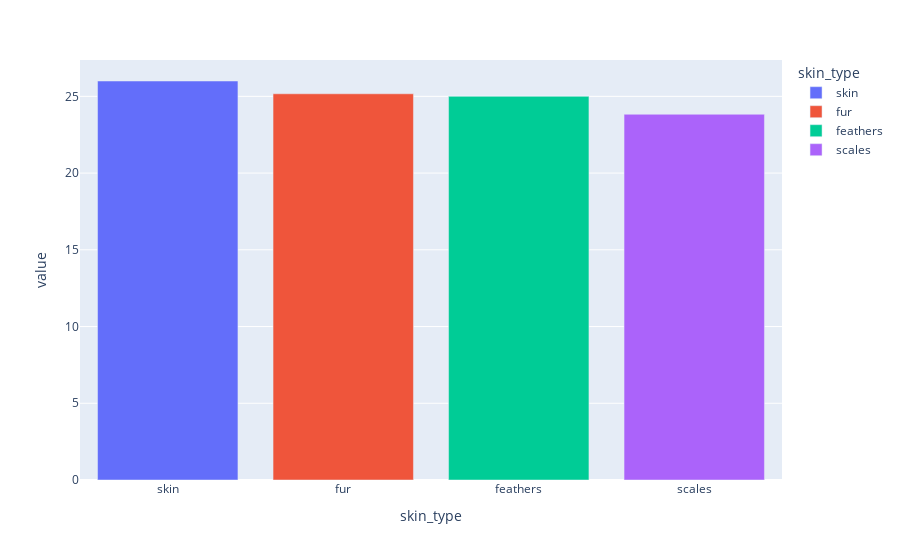

Notebook cell for this chart:
### Code cell
# Distribuição da variável 'skin_type' em %
percentual_skin_type= df_species_eda.value_counts('skin_type') / len(df_species_eda) * 100
px.bar(percentual_skin_type, color=percentual_skin_type.index)

### Figure 1 — Plotly figure (JSON) as saved in the notebook; plotly's stock layout.template omitted (floating-point values rounded to 4 significant figures)
{"data": [{"hovertemplate": "skin_type=%{x}<br>value=%{y}<extra></extra>", "legendgroup": "skin", "marker": {"color": "#636efa", "pattern": {"shape": ""}}, "name": "skin", "orientation": "v", "showlegend": true, "textposition": "auto", "type": "bar", "x": ["skin"], "xaxis": "x", "y": [26.0], "yaxis": "y"}, {"hovertemplate": "skin_type=%{x}<br>value=%{y}<extra></extra>", "legendgroup": "fur", "marker": {"color": "#EF553B", "pattern": {"shape": ""}}, "name": "fur", "orientation": "v", "showlegend": true, "textposition": "auto", "type": "bar", "x": ["fur"], "xaxis": "x", "y": [25.17], "yaxis": "y"}, {"hovertemplate": "skin_type=%{x}<br>value=%{y}<extra></extra>", "legendgroup": "feathers", "marker": {"color": "#00cc96", "pattern": {"shape": ""}}, "name": "feathers", "orientation": "v", "showlegend": true, "textposition": "auto", "type": "bar", "x": ["feathers"], "xaxis": "x", "y": [25.0], "yaxis": "y"}, {"hovertemplate": "skin_type=%{x}<br>value=%{y}<extra></extra>", "legendgroup": "scales", "marker": {"color": "#ab63fa", "pattern": {"shape": ""}}, "name": "scales", "orientation": "v", "showlegend": true, "textposition": "auto", "type": "bar", "x": ["scales"], "xaxis": "x", "y": [23.83], "yaxis": "y"}], "layout": {"barmode": "relative", "legend": {"title": {"text": "skin_type"}, "tracegroupgap": 0}, "margin": {"t": 60}, "xaxis": {"anchor": "y", "categoryarray": ["skin", "fur", "feathers", "scales"], "categoryorder": "array", "domain": [0, 1], "title": {"text": "skin_type"}}, "yaxis": {"anchor": "x", "domain": [0, 1], "title": {"text": "value"}}}}
